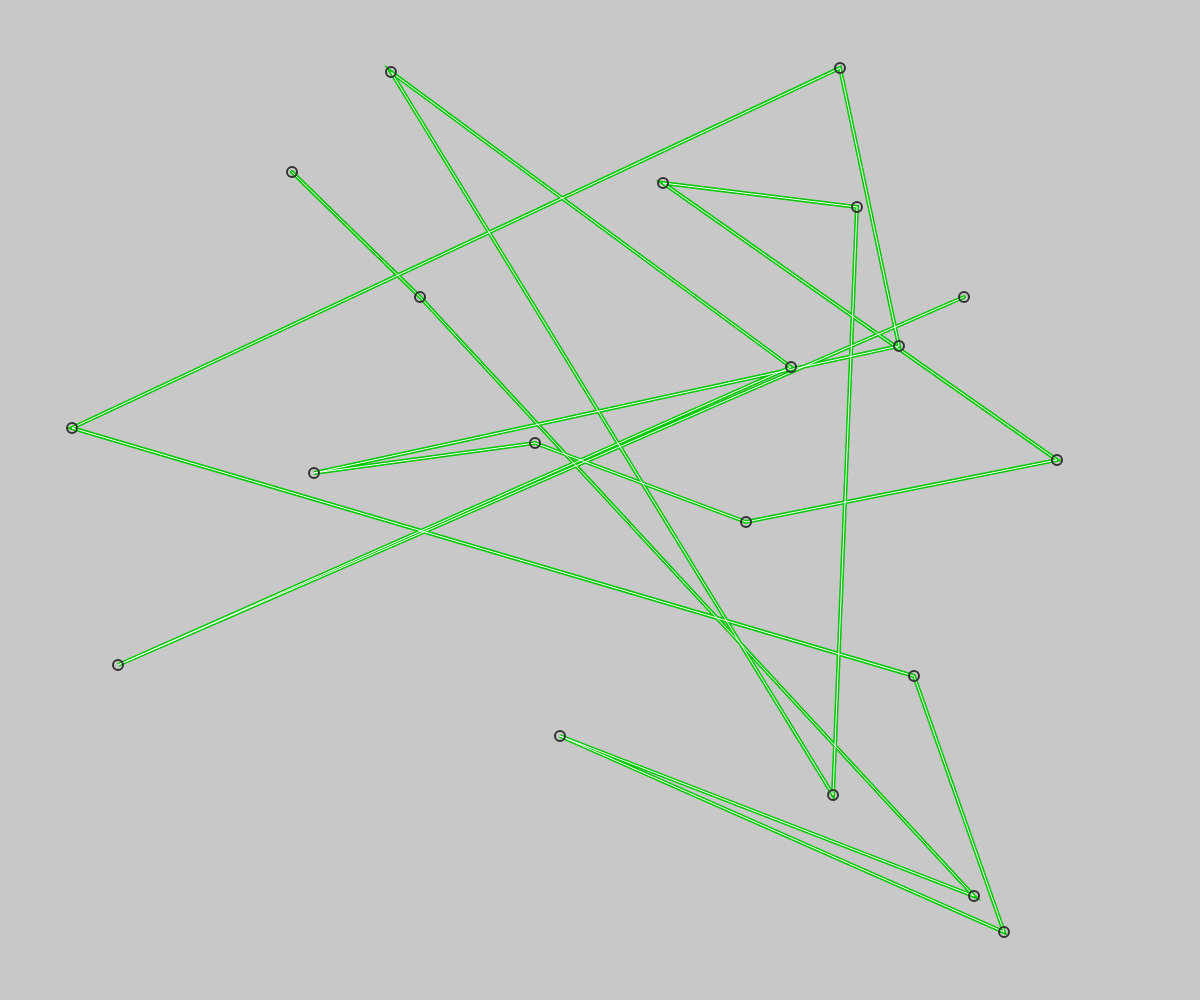
Frame 1 (no input)
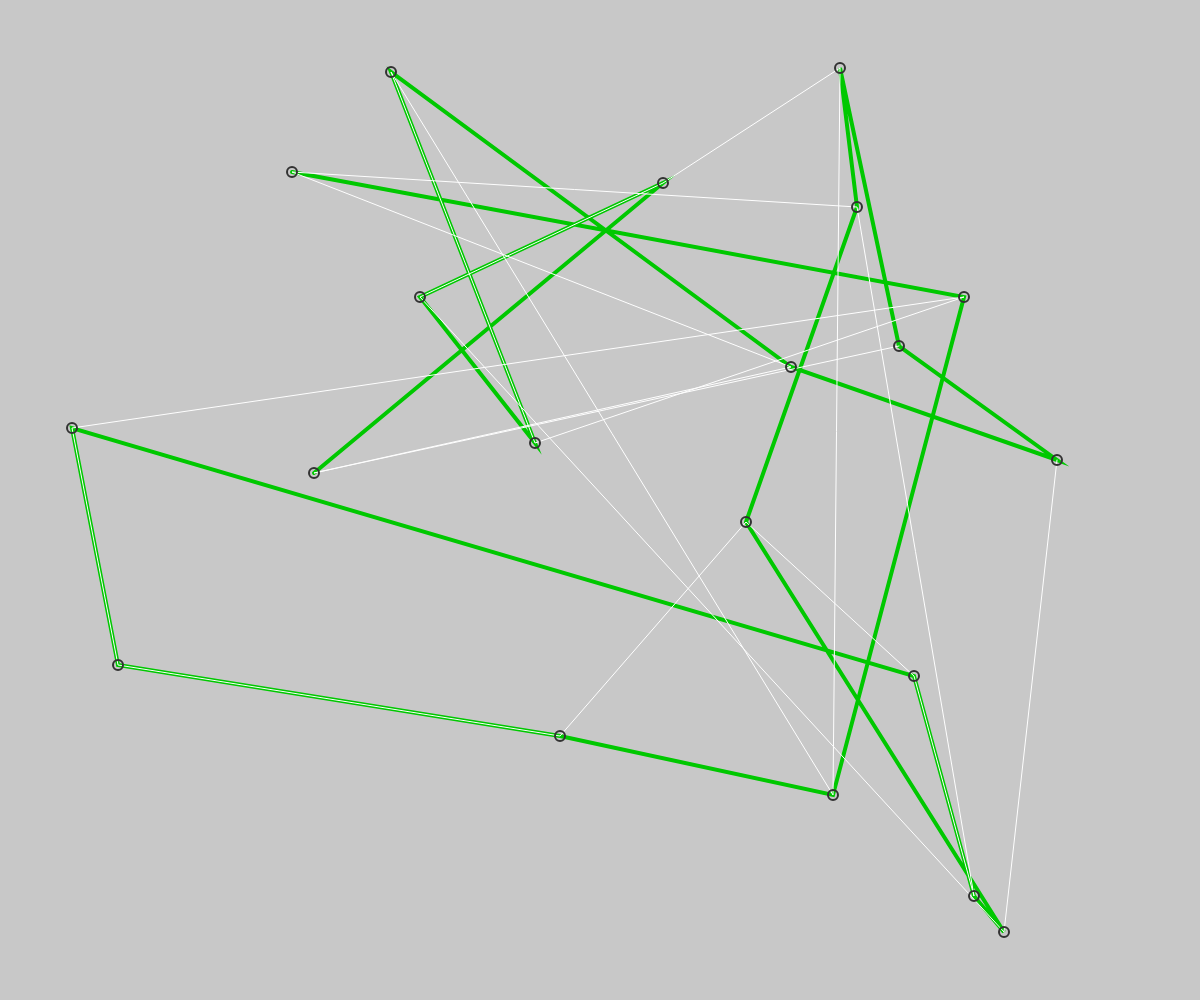
Frame 60 (no input)
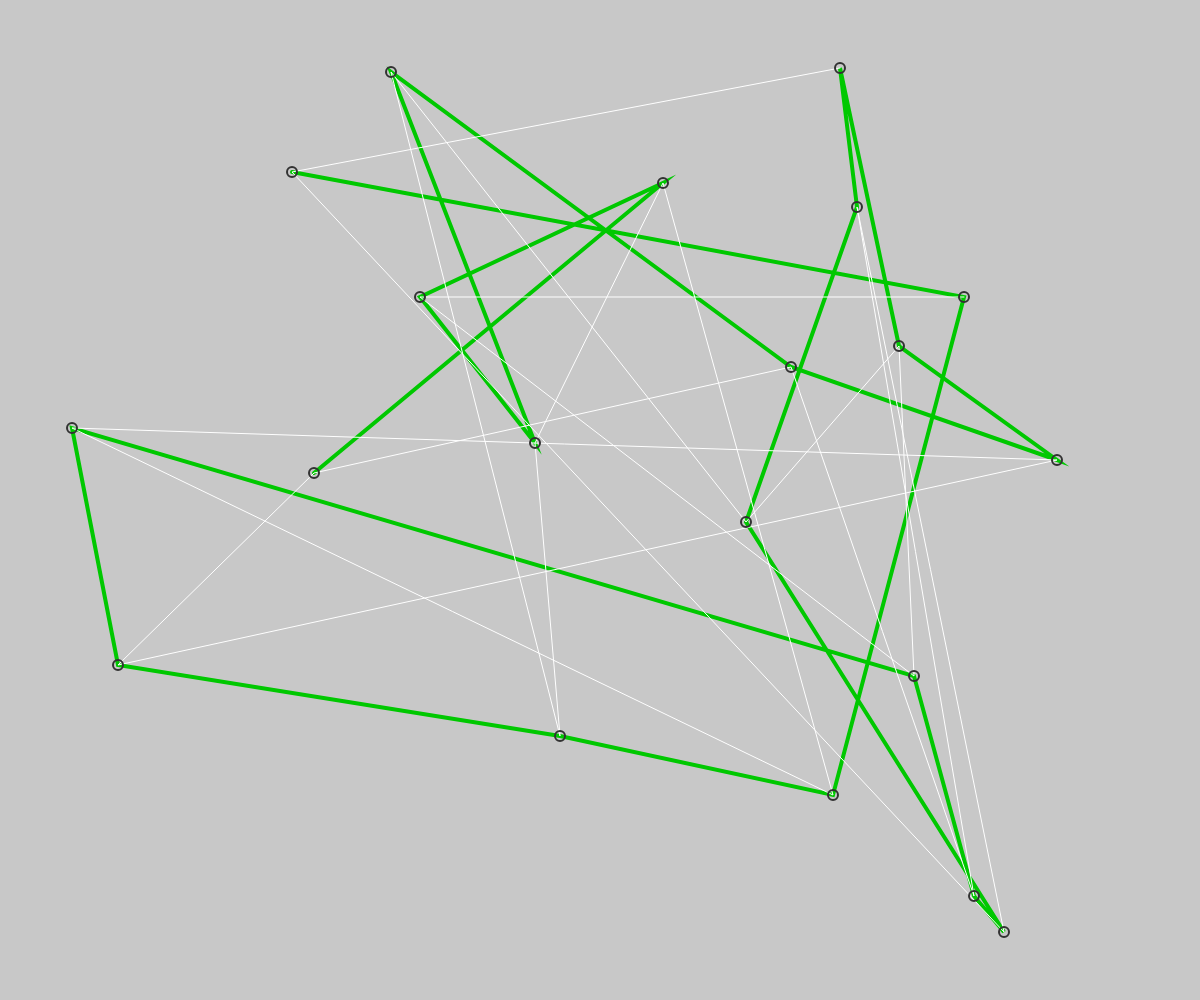
Frame 120 (the mouse pressed at the canvas centre since frame 60)

The p5.js sketch that drew these frames (run headless with seeded random() and noise() and a simulated clock; from frame 60 on, the mouse is pressed at the canvas centre):

// p5.js sketch
// ── sketch.js
let cities = [];
let order = [];

let bestDist = Infinity;
let bestOrder = [];

let citiesNum = 20;
let radius = 10;

let currentColor;
let pointsColor;
let bestColor;

function setup() {
  createCanvas(windowWidth, windowHeight);

  // Intialize data
  for (let i = 0; i < citiesNum; i++) {
    let x = floor(random(width));
    let y = floor(random(height));
    cities.push(createVector(x, y));
    order.push(i);
  }


  bestOrder = order.slice();
  bestDist = getOrderDistance(cities, order);

  currentColor = color(255);
  pointsColor = color(50);
  bestColor = color(0, 200, 0);
}

function draw() {
  background(200);

  // randomize order and check new distance
  shuffle(order, true);
  let d = getOrderDistance(cities, order);
  if (d < bestDist) {
    bestDist = d;
    bestOrder = order.slice();
    console.log("Record distance", bestDist);
  }


  // Draw best order path
  stroke(bestColor);
  strokeWeight(4);
  noFill();
  beginShape();
  for (let i = 0; i < bestOrder.length; i++) {
    let city = cities[bestOrder[i]];
    vertex(city.x, city.y);
  }
  endShape();

  // Draw current order path
  stroke(currentColor);
  strokeWeight(1);
  noFill();
  beginShape();
  for (let i = 0; i < order.length; i++) {
    let city = cities[order[i]];
    vertex(city.x, city.y);
  }
  endShape();

  // Draw points
  noFill();
  stroke(pointsColor);
  strokeWeight(2);
  for (let i = 0; i < cities.length; i++) {
    ellipse(cities[i].x, cities[i].y, radius, radius);
  }
}

function getOrderDistance(cities, order) {
  let d = 0;
  for (let i = 0; i < order.length - 1; i++) {
    let a = cities[order[i]];
    let b = cities[order[i + 1]];
    d += dist(a.x, a.y, b.x, b.y);
  }
  return d;
}
